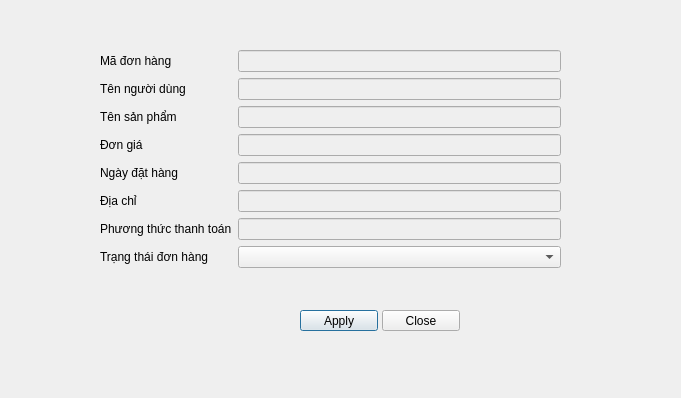
<?xml version="1.0" encoding="UTF-8"?>
<ui version="4.0">
 <class>phselect</class>
 <widget class="QDialog" name="phselect">
  <property name="geometry">
   <rect>
    <x>0</x>
    <y>0</y>
    <width>681</width>
    <height>398</height>
   </rect>
  </property>
  <property name="windowTitle">
   <string>Dialog</string>
  </property>
  <widget class="QWidget" name="formLayoutWidget">
   <property name="geometry">
    <rect>
     <x>100</x>
     <y>50</y>
     <width>461</width>
     <height>221</height>
    </rect>
   </property>
   <layout class="QFormLayout" name="formLayout">
    <item row="0" column="0">
     <widget class="QLabel" name="mNHNgLabel">
      <property name="text">
       <string>Mã đơn hàng</string>
      </property>
     </widget>
    </item>
    <item row="0" column="1">
     <widget class="QLineEdit" name="code">
      <property name="enabled">
       <bool>false</bool>
      </property>
     </widget>
    </item>
    <item row="1" column="0">
     <widget class="QLabel" name="tNNgIDNgLabel">
      <property name="text">
       <string>Tên người dùng</string>
      </property>
     </widget>
    </item>
    <item row="1" column="1">
     <widget class="QLineEdit" name="username">
      <property name="enabled">
       <bool>false</bool>
      </property>
     </widget>
    </item>
    <item row="2" column="0">
     <widget class="QLabel" name="tNSNPhMLabel">
      <property name="text">
       <string>Tên sản phẩm</string>
      </property>
     </widget>
    </item>
    <item row="2" column="1">
     <widget class="QLineEdit" name="productname">
      <property name="enabled">
       <bool>false</bool>
      </property>
     </widget>
    </item>
    <item row="3" column="0">
     <widget class="QLabel" name="nGiLabel">
      <property name="text">
       <string>Đơn giá</string>
      </property>
     </widget>
    </item>
    <item row="3" column="1">
     <widget class="QLineEdit" name="price">
      <property name="enabled">
       <bool>false</bool>
      </property>
     </widget>
    </item>
    <item row="4" column="0">
     <widget class="QLabel" name="ngYTHNgLabel">
      <property name="text">
       <string>Ngày đặt hàng</string>
      </property>
     </widget>
    </item>
    <item row="4" column="1">
     <widget class="QLineEdit" name="datetime">
      <property name="enabled">
       <bool>false</bool>
      </property>
     </widget>
    </item>
    <item row="5" column="0">
     <widget class="QLabel" name="aChLabel">
      <property name="text">
       <string>Địa chỉ</string>
      </property>
     </widget>
    </item>
    <item row="5" column="1">
     <widget class="QLineEdit" name="address">
      <property name="enabled">
       <bool>false</bool>
      </property>
     </widget>
    </item>
    <item row="6" column="0">
     <widget class="QLabel" name="phNgThCThanhToNLabel">
      <property name="text">
       <string>Phương thức thanh toán</string>
      </property>
     </widget>
    </item>
    <item row="6" column="1">
     <widget class="QLineEdit" name="payment">
      <property name="enabled">
       <bool>false</bool>
      </property>
      <property name="font">
       <font>
        <weight>75</weight>
        <bold>true</bold>
       </font>
      </property>
     </widget>
    </item>
    <item row="7" column="0">
     <widget class="QLabel" name="trNgThINHNgLabel">
      <property name="text">
       <string>Trạng thái đơn hàng</string>
      </property>
     </widget>
    </item>
    <item row="7" column="1">
     <widget class="QComboBox" name="status"/>
    </item>
   </layout>
  </widget>
  <widget class="QPushButton" name="apply">
   <property name="geometry">
    <rect>
     <x>300</x>
     <y>310</y>
     <width>78</width>
     <height>21</height>
    </rect>
   </property>
   <property name="text">
    <string>Apply</string>
   </property>
  </widget>
  <widget class="QPushButton" name="close">
   <property name="geometry">
    <rect>
     <x>382</x>
     <y>310</y>
     <width>78</width>
     <height>21</height>
    </rect>
   </property>
   <property name="text">
    <string>Close</string>
   </property>
  </widget>
 </widget>
 <resources/>
 <connections/>
</ui>
